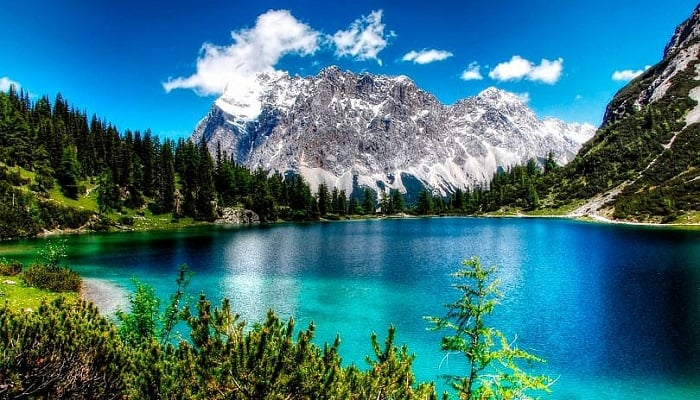
#> input picture data/image.jpg, 700 x 400 px
$ jupyter execute --allow-errors 3_sobel_canny_edge_detection.ipynb
#> lines starting #> are read from the running program, lines starting #| are printed output that depends on the picture
# 3. Sobel and Canny Edge Detection

## Table of Contents
1. [Libraries](#libraries)
2. [Sobel Edge Detection](#sobel)
3. [Canny Edge Detection](#canny)

## Importing Libraries <a class="anchor" id="libraries" ></a>

[cell 1]
import cv2
import skimage
import numpy as np
from scipy import ndimage
import skimage.color as sc
from skimage import exposure
from PIL import Image, ImageOps
import matplotlib.pyplot as plt
import matplotlib.image as mpimg
from scipy.ndimage import convolve
from scipy.ndimage import gaussian_filter as gauss
from scipy.ndimage import median_filter as med

## Sobel Edge Detection <a class="anchor" id="sobel" ></a>

As a first step in extracting features, you will apply the Sobel edge detection algorithm. This finds regions of the image with large gradient values in multiple directions. Regions with high omnidirectional gradient are likely to be edges or transitions in the pixel values.

The code in the cell below applies the Sobel algorithm to the median filtered image, using these steps:

1. Convert the color image to grayscale for the gradient calculation since it is two dimensional.
2. Compute the gradient in the x and y (horizontal and vertical) directions.
3. Compute the magnitude of the gradient.
4. Normalize the gradient values.

[cell 2]
def edge_sobel(image):
    #from scipy import ndimage
    #import skimage.color as sc
    #import numpy as np
    image = sc.rgb2gray(image) # Convert color image to gray scale
    dx = ndimage.sobel(image, 1)  # horizontal derivative
    dy = ndimage.sobel(image, 0)  # vertical derivative
    mag = np.hypot(dx, dy)  # magnitude
    mag *= 255.0 / np.amax(mag)  # normalize (Q&D)
    mag = mag.astype(np.uint8)
    return mag

#> (a cell that did not finish here is left out)

#> (a cell that did not finish here is left out)

Now let's try with the more blurred gaussian filtered image.

#> (a cell that did not finish here is left out)

#> (a cell that did not finish here is left out)

## Canny Edge Detection <a class="anchor" id="canny" ></a>

Steps:
1. Noise Reduction
2. Gradient Calculation
3. Non-maximum Supression
4. Double Threshold
5. Edge Tracking by Hysteresis

**Pre-requisite:** Convert the image to grayscale before algorithm.

[cell 7]
img = cv2.imread('../data/image.jpg')
#> img is the input picture: shape (400, 700, 3); mean B, G, R 124.3, 112.9, 56.6

img_color = cv2.cvtColor(img, cv2.COLOR_BGR2RGB)
img_gray = cv2.cvtColor(img, cv2.COLOR_BGR2GRAY)

plt.figure(figsize=(15, 8))
plt.subplot(1, 2, 1)
plt.imshow(img_color)
plt.subplot(1, 2, 2)
plt.imshow(img_gray, cmap="gray")

### 1. Noise Reduction
Edge detection are highly sensitive to image noise due to the derivatives behind the algorithm.

We can apply a Gaussian Kernel, the size of the kernel depends on the expected blurring effect. The smaller the less blurring effect.

Equation for Gaussian Kernel of size $(2k+1) \times (2k+1)$

$$
H_{i, j} = \frac{1}{2\pi\sigma^2}exp(-\frac{(i-(k+1))^2 + (j-(k+1))^2}{2\sigma^2}); 1\leq i, j \leq (2k+1)
$$

[cell 8]
def gaussian_kernel(size, sigma=1):
    size = int(size) // 2
    x, y = np.mgrid[-size:size+1, -size:size+1]
    normal = 1 / (2.0 * np.pi * sigma**2)
    g =  np.exp(-((x**2 + y**2) / (2.0*sigma**2))) * normal
    return g

### 1.1 Sigma Parameter $\sigma$

[cell 9]
# Change this parameter
sigma = 10 # 1, 3, 5, 10, 20, ...

### 1.2 Kernel Size Parameter

[cell 10]
kernel_size = 3

[cell 11]
img_gaussian = convolve(img_gray, gaussian_kernel(kernel_size, sigma))

plt.figure(figsize=(15, 8))
plt.subplot(1, 2, 1)
plt.imshow(img_gray, cmap="gray")
plt.subplot(1, 2, 2)
plt.imshow(img_gaussian, cmap="gray")

### 2. Gradient Calculation

Edges correspond to a change of pixels intensity.

To detect it, the easiest way is to apply filters that highlight this intensity change in both directions:
- horizontal $(x)$
- and vertical $(y)$

It can be implemented by convoling $I$ with *Sobel kernels* $Kx$ and $Ky$

$$
K_x = \begin{bmatrix}
-1 & 0 & 1\\
-2 & 0 & 2\\
-1 & 0 & 1
\end{bmatrix}, K_y = \begin{bmatrix}
1 & 2& 1\\
0 & 0 & 0\\
-1 & -2 & -1
\end{bmatrix}
$$

Then, the magnitude $G$ and the slope $\theta$ of the gradient are calculated as follow:

$$
|G| = \sqrt{I_x^2 + I_y^2},
\theta(x, y) = arctan(\frac{I_y}{I_x})
$$

[cell 12]
def sobel_filters(img):
    Kx = np.array([[-1, 0, 1], [-2, 0, 2], [-1, 0, 1]], np.float32)
    Ky = np.array([[1, 2, 1], [0, 0, 0], [-1, -2, -1]], np.float32)

    Ix = ndimage.filters.convolve(img, Kx)
    Iy = ndimage.filters.convolve(img, Ky)

    G = np.hypot(Ix, Iy)
    G = G / G.max() * 255
    theta = np.arctan2(Iy, Ix)

    return (G, theta)

[cell 13]
G, theta = sobel_filters(img_gaussian)

plt.figure(figsize=(15, 8))
plt.subplot(1, 2, 1)
plt.imshow(img_gray, cmap="gray")
plt.subplot(1, 2, 2)
plt.imshow(G, cmap="gray")

### 3. Non-Maximum supression

1. Create a matrix initialized to 0 of the same size of the original gradient intensity matrix
2. Identify the edge direction based on the angle value from the angle matrix
3. Check if the pixel in the same direction has a higher intensity than the pixel that is currently processed
4. Return the image processed with the non-max suppression algorithm.

[cell 14]
def non_max_suppression(img, D):
    M, N = img.shape
#> M = 400; N = 700
    Z = np.zeros((M,N), dtype=np.int32)
    angle = D * 180. / np.pi
    angle[angle < 0] += 180


    for i in range(1,M-1):
        for j in range(1,N-1):
            try:
                q = 255
                r = 255

               #angle 0
                if (0 <= angle[i,j] < 22.5) or (157.5 <= angle[i,j] <= 180):
                    q = img[i, j+1]
                    r = img[i, j-1]
                #angle 45
                elif (22.5 <= angle[i,j] < 67.5):
                    q = img[i+1, j-1]
                    r = img[i-1, j+1]
                #angle 90
                elif (67.5 <= angle[i,j] < 112.5):
                    q = img[i+1, j]
                    r = img[i-1, j]
                #angle 135
                elif (112.5 <= angle[i,j] < 157.5):
                    q = img[i-1, j-1]
                    r = img[i+1, j+1]

                if (img[i,j] >= q) and (img[i,j] >= r):
                    Z[i,j] = img[i,j]
                else:
                    Z[i,j] = 0

            except IndexError as e:
                pass
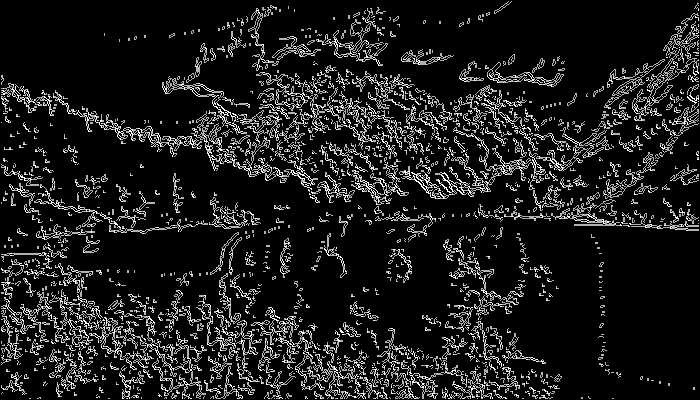
#> Z: shape (400, 700) int32; min 0, max 255, mean 27.9

    return Z

[cell 15]
img_nonmax = non_max_suppression(G, theta)

plt.figure(figsize=(15, 8))
plt.subplot(1, 2, 1)
plt.imshow(img_gray, cmap="gray")
plt.subplot(1, 2, 2)
plt.imshow(img_nonmax, cmap="gray")

### 4. Double threshold

- Strong pixels are pixels that have an intensity so high that we are sure they contribute to the final edge.
- Weak pixels are pixels that have an intensity value that is not enough to be considered as strong ones, but yet not small enough to be considered as non-relevant for the edge detection.
- Other pixels are considered as non-relevant for the edge.

[cell 16]
def threshold(img, lowThresholdRatio=0.05, highThresholdRatio=0.09):

#> called with lowThresholdRatio = 0.05, highThresholdRatio = 0.09
    highThreshold = img.max() * highThresholdRatio;
#> highThreshold = 22.95
    lowThreshold = highThreshold * lowThresholdRatio;
#> lowThreshold = 1.15

    M, N = img.shape
#> M = 400; N = 700
    res = np.zeros((M,N), dtype=np.int32)

    weak = np.int32(25)
    strong = np.int32(255)

    strong_i, strong_j = np.where(img >= highThreshold)
    zeros_i, zeros_j = np.where(img < lowThreshold)

    weak_i, weak_j = np.where((img <= highThreshold) & (img >= lowThreshold))
#> weak_i = 9421 values from 1 to 398; weak_j = 9421 values, max 698 at index 167, min 1 at index 3726, mean 331.1

    res[strong_i, strong_j] = strong
    res[weak_i, weak_j] = weak

    return (res)

[cell 17]
img_threshold = threshold(img_nonmax)
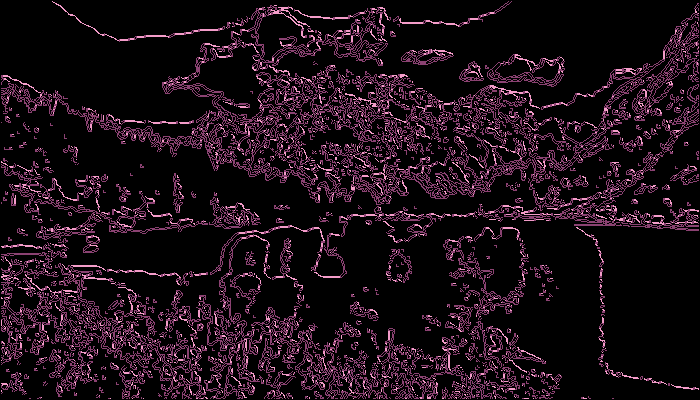
#> img_threshold: shape (400, 700) int32; 3 distinct labels, from 0 to 255; one colour per label, 0 black

plt.figure(figsize=(15, 8))
plt.subplot(1, 2, 1)
plt.imshow(img_gray, cmap="gray")
plt.subplot(1, 2, 2)
plt.imshow(img_threshold, cmap="gray")

### 5. Edge Tracking by Hysteresis

The hysteresis consists of transforming weak pixels into strong ones, if and only if at least one of the pixels around the one being processed is a strong one

[cell 18]
def hysteresis(img, weak = 75, strong=255):
#> called with weak = 75, strong = 255
    M, N = img.shape
#> M = 400; N = 700
    for i in range(1, M-1):
        for j in range(1, N-1):
            if (img[i,j] == weak):
                try:
                    if ((img[i+1, j-1] == strong) or (img[i+1, j] == strong) or (img[i+1, j+1] == strong)
                        or (img[i, j-1] == strong) or (img[i, j+1] == strong)
                        or (img[i-1, j-1] == strong) or (img[i-1, j] == strong) or (img[i-1, j+1] == strong)):
                        img[i, j] = strong
                    else:
                        img[i, j] = 0
                except IndexError as e:
                    pass
    return img

[cell 19]
img_final = hysteresis(img_threshold)

plt.figure(figsize=(15, 8))
plt.subplot(1, 2, 1)
plt.imshow(img_gray, cmap="gray")
plt.subplot(1, 2, 2)
plt.imshow(img_final, cmap="gray")

### Ejercicio 1

Implementa los detectores de línea siguientes usando código en Python (es decir, sin usar librerías de OpenCV): Prewitt, Sobel y Laplaciano. Investiga la complejidad algoritmica de estos, ¿cual es más eficiente?

**1a) Prewitt**

[cell 20]
# Define Prewitt kernels
Px = np.array([[1, 0, -1], [1, 0, -1], [1, 0, -1]], np.float32)  # Horizontal kernel
Py = np.array([[1, 1, 1], [0, 0, 0], [-1, -1, -1]], np.float32)  # Vertical kernel

[cell 21]
# Kernel convolution function
def convol(img, kernel):
    # image height and width
    img_height = img.shape[0]
    img_width = img.shape[1]

    # kernel height and width
    kernel_height = kernel.shape[0]
    kernel_width = kernel.shape[1]

    h = (kernel_height - 1) // 2
    w = (kernel_width - 1) // 2

    # output image matrix
    out = np.zeros((img_height, img_width))

    # iterate over every pixel of the image
    for i in np.arange(h, img_height-h):
        for j in np.arange(w, img_width-w):
            sum = 0
            # iterate over the kernel
            for k in np.arange(-h, h+1):
                for l in np.arange(-w, w+1):
                    # get the corresponding image pixel value
                    a = img[i+k, j+l]
                    z = kernel[h+k, w+l]
                    sum += (z * a)
            out[i, j] = sum

    return out

[cell 22]
image1 = cv2.imread('../data/zebra.jpeg', cv2.IMREAD_GRAYSCALE)
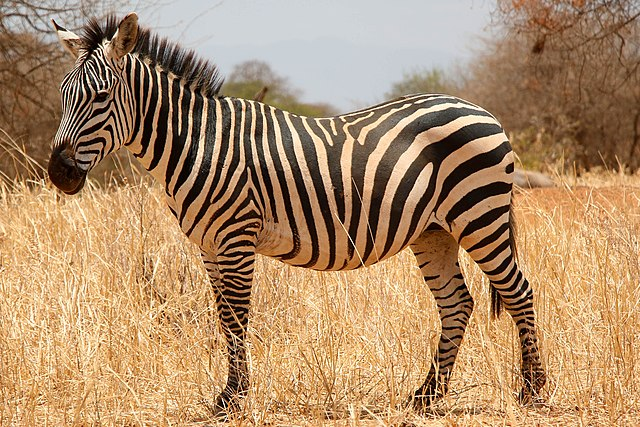
#> input picture data/zebra.jpeg, 640 x 427 px
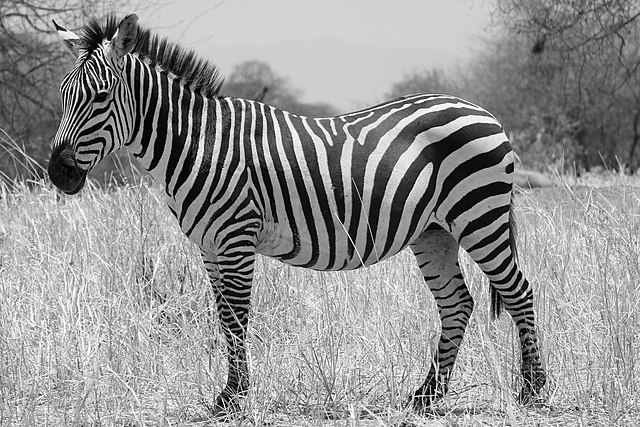
#> image1: shape (427, 640); min 0, max 255, mean 146.9
plt.imshow(image1, cmap='gray')

[cell 23]
# Calculate the x and y gradients using the Prewitt kernels
prew_x = convol(image1, Px)
prew_y = convol(image1, Py)
#> after the loop in convol (call 2), `for i in np.arange(h, img_height-h):`:
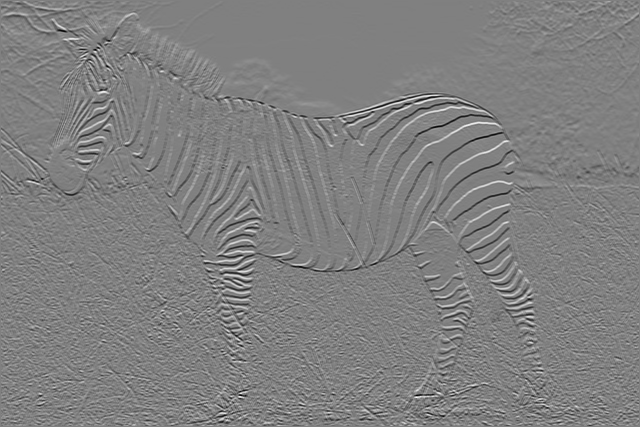
#> out: shape (427, 640) float64; min -736, max 727, mean 0.1; drawn with min black and max white

[cell 24]
# Calculate the magnitude of the gradient
prew_out = np.sqrt(np.power(prew_x, 2) + np.power(prew_y, 2))
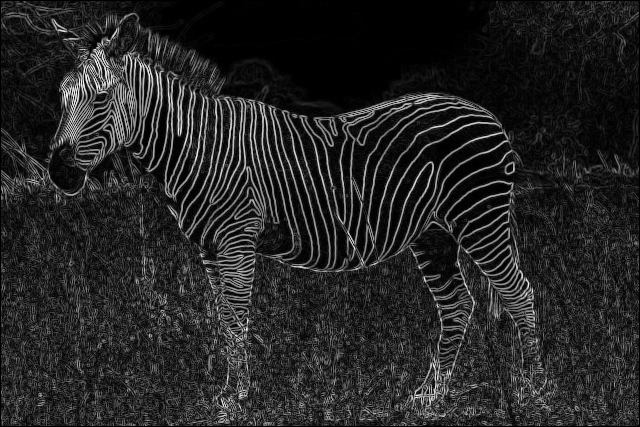
#> prew_out: shape (427, 640) float64; min 0, max 777.3, mean 115.6; drawn with min black and max white
# Map the values to range 0-255
prew_out = (prew_out / np.max(prew_out)) * 255

[cell 25]
fig = plt.figure(figsize=(18, 16))

a = fig.add_subplot(1,3,1)
imgplot = plt.imshow(prew_x, cmap='gray')
a.set_title('Gradiente direccion X')
a.axis('off')

a = fig.add_subplot(1,3,2)
imgplot = plt.imshow(prew_y, cmap='gray')
a.set_title('Gradiente direccion Y')
a.axis('off')

a = fig.add_subplot(1,3,3)
imgplot = plt.imshow(prew_out, cmap='gray')
a.set_title('Magnitud del gradiente')
a.axis('off')

plt.show()

**1b) Sobel**

[cell 26]
image2 = cv2.imread('../data/london.jpeg', cv2.IMREAD_GRAYSCALE)
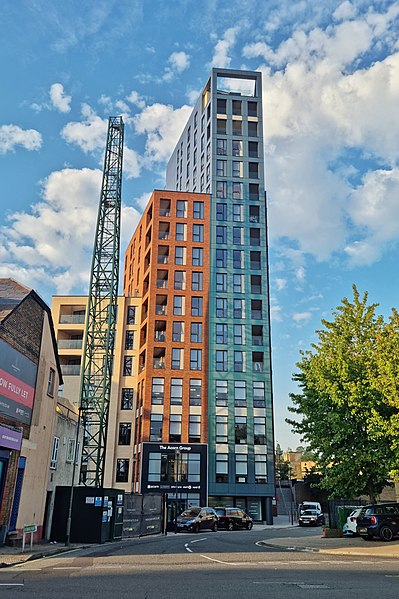
#> input picture data/london.jpeg, 399 x 599 px
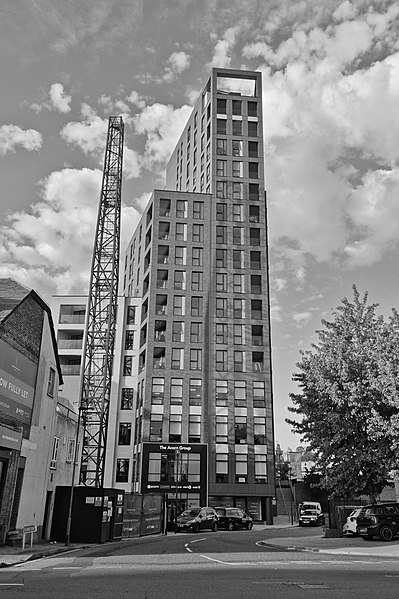
#> image2: shape (599, 399); min 0, max 255, mean 127.3
plt.imshow(image2, cmap='gray')

[cell 27]
# Define Sobel kernels
Sx = np.array([[-1, 0, 1], [-2, 0, 2], [-1, 0, 1]], np.float32)  # Horizontal kernel
Sy = np.array([[-1, -2, -1], [0, 0, 0], [1, 2, 1]], np.float32)  # Vertical kernel

[cell 28]
# Calculate the x and y gradients using the Sobel kernels
sob_x = convol(image2, Sx)
sob_y = convol(image2, Sy)
#> after the loop in convol (call 4), `for i in np.arange(h, img_height-h):`:
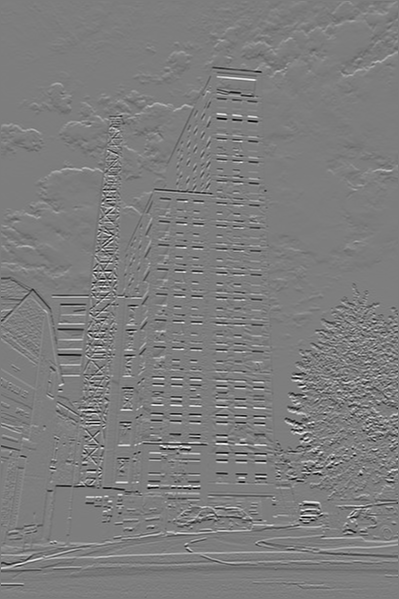
#> out: shape (599, 399) float64; min -977, max 1002, mean -0.9; drawn with min black and max white

[cell 29]
# Calculate the magnitude of the gradient
sob_out = np.sqrt(np.power(sob_x, 2) + np.power(sob_y, 2))
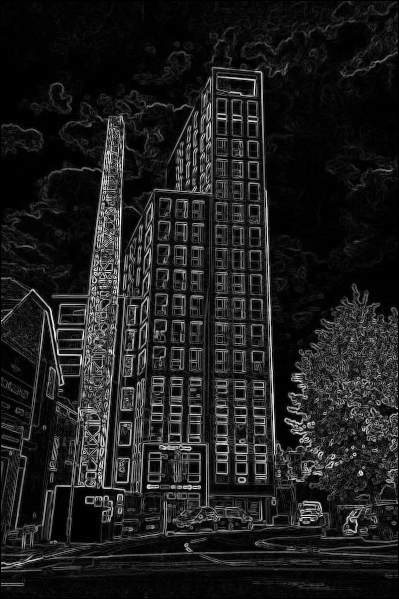
#> sob_out: shape (599, 399) float64; min 0, max 1033.6, mean 122.3; drawn with min black and max white
# Map the values to range 0-255
sob_out = (sob_out / np.max(sob_out)) * 255

[cell 30]
fig = plt.figure(figsize=(18, 16))

a = fig.add_subplot(1,3,1)
imgplot = plt.imshow(sob_x, cmap='gray')
a.set_title('Gradiente direccion X')
a.axis('off')

a = fig.add_subplot(1,3,2)
imgplot = plt.imshow(sob_y, cmap='gray')
a.set_title('Gradiente direccion Y')
a.axis('off')

a = fig.add_subplot(1,3,3)
imgplot = plt.imshow(sob_out, cmap='gray')
a.set_title('Magnitud del gradiente')
a.axis('off')

plt.show()
